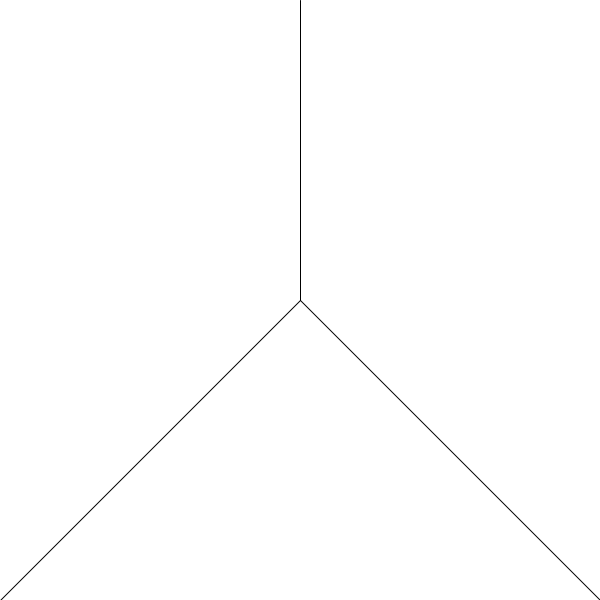
Frame 1 (no input)
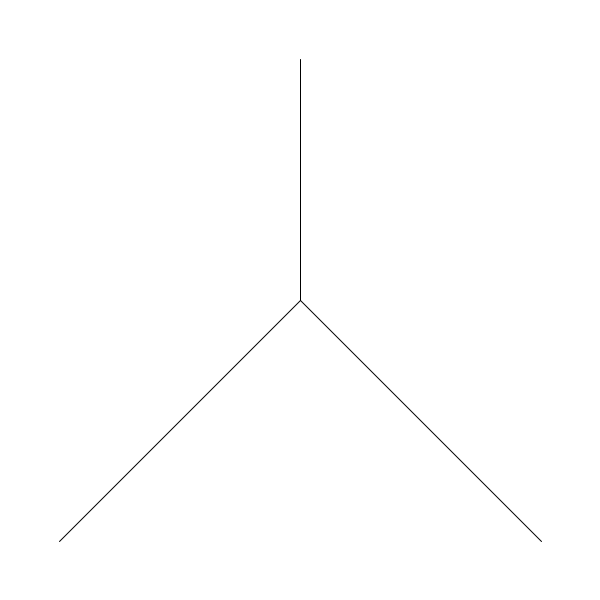
Frame 60 (the mouse pressed at the canvas centre just before this capture)
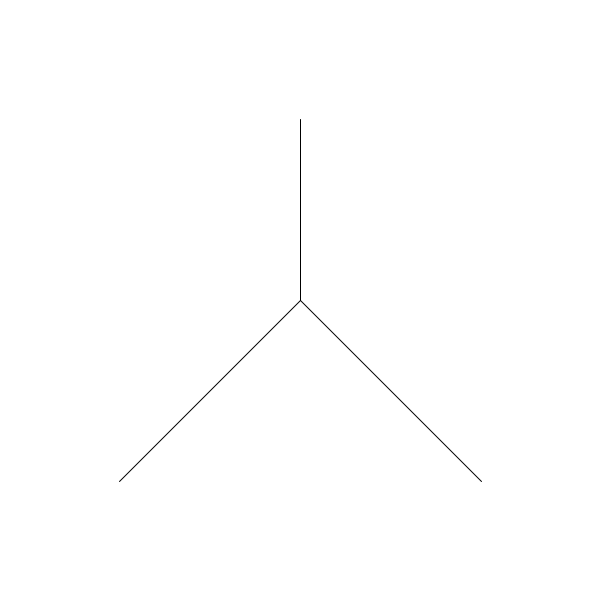
Frame 120 (the mouse held since frame 60 and released just before this capture)

The Processing sketch that drew these frames (run headless with seeded random() and noise(); from frame 60 on, the mouse is pressed at the canvas centre):

// Processing sketch: ychallenge_pde
// ── ychallenge_pde.pde
int y1 = 300;
int y2 = 0;
int x1 = 0;
int x2 = 300;
int xy1 = 600;
int xy2 = xy1;
int xy3 = xy1;

void setup(){
  size(600,600);
}

void draw(){
  background(255);
  line(300,y2,300,y1);
  line(x1,xy1,300,300);
  line(300,300,xy3,xy2);
  y2++; 
  x1++;
  xy1--;
  xy2--;
  xy3--;
}
